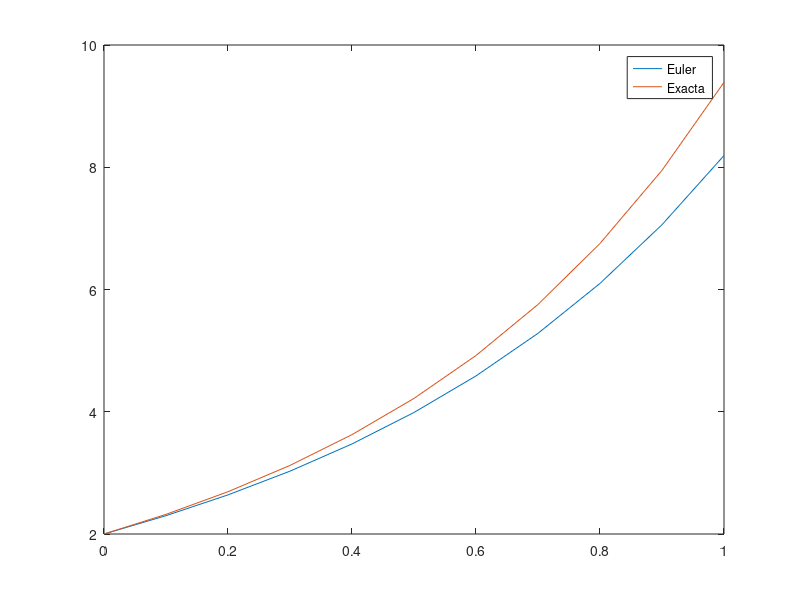

MATLAB code for this plot:
function euler
    % Datos
    f = @(x, y) -2 * x - 1 + 2 * y;
    yexac = @(x) e^(2 * x) + x + 1;
    a = 0;
    b = 1;
    y0 = 2;
    h = 0.1;

    x = a:h:b;
    y(1) = y0;
    yex = arrayfun(yexac, x);
    err(1) = 0;

    for i = 1:length(x) - 1
        y(i + 1) = y(i) + h * f(x(i), y(i));
        err(i + 1) = abs(yex(i + 1) - y(i + 1));
    endfor

    plot(x, y, x, yex)
    legend("Euler", "Exacta");

endfunction
